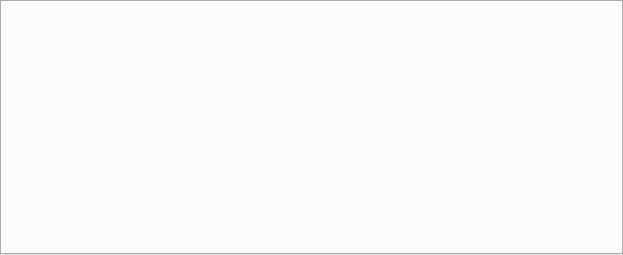
<?xml version="1.0" encoding="UTF-8"?>
<ui version="4.0">
 <class>MessageLogViewer</class>
 <widget class="QDialog" name="MessageLogViewer">
  <property name="geometry">
   <rect>
    <x>0</x>
    <y>0</y>
    <width>623</width>
    <height>255</height>
   </rect>
  </property>
  <property name="windowTitle">
   <string>QGIS Log</string>
  </property>
  <property name="modal">
   <bool>true</bool>
  </property>
  <layout class="QGridLayout">
   <property name="leftMargin">
    <number>0</number>
   </property>
   <property name="topMargin">
    <number>0</number>
   </property>
   <property name="rightMargin">
    <number>0</number>
   </property>
   <property name="bottomMargin">
    <number>0</number>
   </property>
   <property name="spacing">
    <number>0</number>
   </property>
   <item row="0" column="0">
    <widget class="QTabWidget" name="tabWidget">
     <property name="currentIndex">
      <number>-1</number>
     </property>
     <property name="tabsClosable">
      <bool>true</bool>
     </property>
    </widget>
   </item>
  </layout>
 </widget>
 <layoutdefault spacing="6" margin="11"/>
 <resources/>
 <connections/>
</ui>
